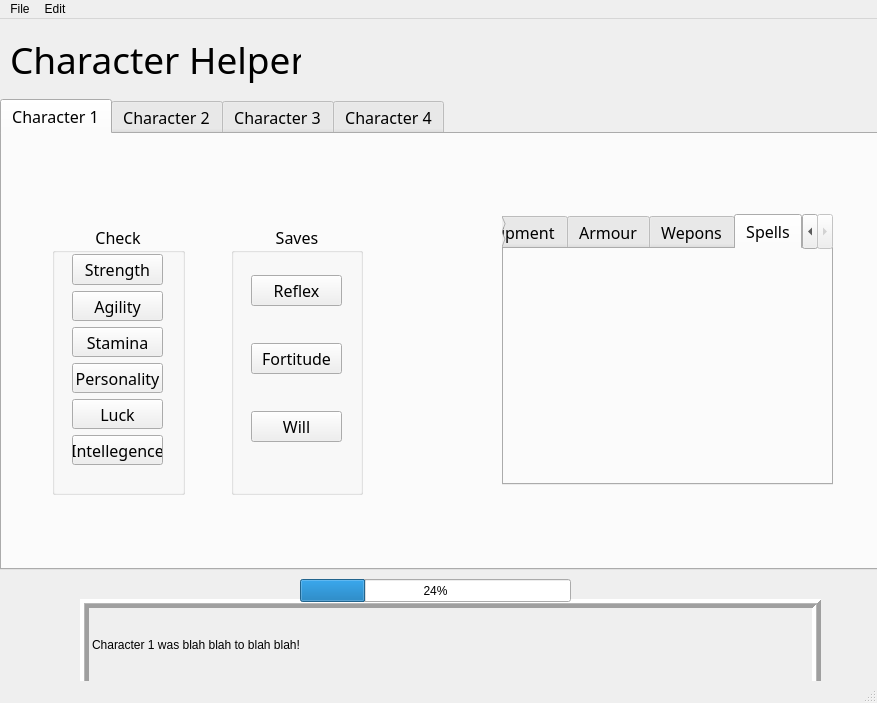
<?xml version="1.0" encoding="UTF-8"?>
<ui version="4.0">
 <class>MainWindow</class>
 <widget class="QMainWindow" name="MainWindow">
  <property name="geometry">
   <rect>
    <x>0</x>
    <y>0</y>
    <width>877</width>
    <height>703</height>
   </rect>
  </property>
  <property name="windowTitle">
   <string>MainWindow</string>
  </property>
  <widget class="QWidget" name="centralwidget">
   <widget class="QTabWidget" name="char2_2">
    <property name="geometry">
     <rect>
      <x>0</x>
      <y>80</y>
      <width>881</width>
      <height>471</height>
     </rect>
    </property>
    <property name="font">
     <font>
      <family>Agency FB</family>
      <pointsize>12</pointsize>
     </font>
    </property>
    <property name="cursor">
     <cursorShape>ArrowCursor</cursorShape>
    </property>
    <property name="mouseTracking">
     <bool>true</bool>
    </property>
    <property name="autoFillBackground">
     <bool>false</bool>
    </property>
    <property name="tabPosition">
     <enum>QTabWidget::North</enum>
    </property>
    <property name="tabShape">
     <enum>QTabWidget::Rounded</enum>
    </property>
    <property name="currentIndex">
     <number>0</number>
    </property>
    <property name="elideMode">
     <enum>Qt::ElideNone</enum>
    </property>
    <property name="tabsClosable">
     <bool>false</bool>
    </property>
    <property name="movable">
     <bool>false</bool>
    </property>
    <property name="tabBarAutoHide">
     <bool>false</bool>
    </property>
    <widget class="QWidget" name="char1">
     <attribute name="title">
      <string>Character 1</string>
     </attribute>
     <widget class="QWidget" name="horizontalLayoutWidget">
      <property name="geometry">
       <rect>
        <x>50</x>
        <y>90</y>
        <width>311</width>
        <height>271</height>
       </rect>
      </property>
      <layout class="QHBoxLayout" name="horizontalLayout">
       <item>
        <widget class="QGroupBox" name="groupBox">
         <property name="title">
          <string>Check</string>
         </property>
         <property name="alignment">
          <set>Qt::AlignCenter</set>
         </property>
         <property name="flat">
          <bool>false</bool>
         </property>
         <property name="checkable">
          <bool>false</bool>
         </property>
         <widget class="QWidget" name="verticalLayoutWidget">
          <property name="geometry">
           <rect>
            <x>20</x>
            <y>30</y>
            <width>91</width>
            <height>211</height>
           </rect>
          </property>
          <layout class="QVBoxLayout" name="verticalLayout">
           <item>
            <widget class="QPushButton" name="buttonStrength">
             <property name="styleSheet">
              <string notr="true">box-shadow: -2px 2px 0.5px 1px rgba(0, 0, 0, 0.25);</string>
             </property>
             <property name="text">
              <string>Strength</string>
             </property>
            </widget>
           </item>
           <item>
            <widget class="QPushButton" name="buttonAgility">
             <property name="text">
              <string>Agility</string>
             </property>
            </widget>
           </item>
           <item>
            <widget class="QPushButton" name="butonStamina">
             <property name="text">
              <string>Stamina</string>
             </property>
            </widget>
           </item>
           <item>
            <widget class="QPushButton" name="buttonPersonality">
             <property name="text">
              <string>Personality</string>
             </property>
            </widget>
           </item>
           <item>
            <widget class="QPushButton" name="buttonLuck">
             <property name="text">
              <string>Luck</string>
             </property>
            </widget>
           </item>
           <item>
            <widget class="QPushButton" name="buttonIntellegence">
             <property name="text">
              <string>Intellegence</string>
             </property>
            </widget>
           </item>
          </layout>
         </widget>
        </widget>
       </item>
       <item>
        <spacer name="horizontalSpacer">
         <property name="orientation">
          <enum>Qt::Horizontal</enum>
         </property>
         <property name="sizeType">
          <enum>QSizePolicy::Maximum</enum>
         </property>
         <property name="sizeHint" stdset="0">
          <size>
           <width>40</width>
           <height>20</height>
          </size>
         </property>
        </spacer>
       </item>
       <item>
        <widget class="QGroupBox" name="groupBox_2">
         <property name="title">
          <string>Saves</string>
         </property>
         <property name="alignment">
          <set>Qt::AlignCenter</set>
         </property>
         <property name="flat">
          <bool>false</bool>
         </property>
         <property name="checkable">
          <bool>false</bool>
         </property>
         <widget class="QWidget" name="verticalLayoutWidget_2">
          <property name="geometry">
           <rect>
            <x>20</x>
            <y>20</y>
            <width>91</width>
            <height>231</height>
           </rect>
          </property>
          <layout class="QVBoxLayout" name="verticalLayout_2">
           <item>
            <widget class="QPushButton" name="buttonReflexsave">
             <property name="text">
              <string>Reflex</string>
             </property>
            </widget>
           </item>
           <item>
            <widget class="QPushButton" name="buttonFortitude">
             <property name="text">
              <string>Fortitude</string>
             </property>
            </widget>
           </item>
           <item>
            <widget class="QPushButton" name="buttonWillSave">
             <property name="text">
              <string>Will</string>
             </property>
            </widget>
           </item>
          </layout>
         </widget>
        </widget>
       </item>
      </layout>
     </widget>
     <widget class="QTabWidget" name="wepons">
      <property name="geometry">
       <rect>
        <x>500</x>
        <y>80</y>
        <width>331</width>
        <height>271</height>
       </rect>
      </property>
      <property name="mouseTracking">
       <bool>true</bool>
      </property>
      <property name="tabPosition">
       <enum>QTabWidget::North</enum>
      </property>
      <property name="tabShape">
       <enum>QTabWidget::Rounded</enum>
      </property>
      <property name="currentIndex">
       <number>3</number>
      </property>
      <property name="movable">
       <bool>true</bool>
      </property>
      <widget class="QWidget" name="tab">
       <attribute name="title">
        <string>Equipment</string>
       </attribute>
      </widget>
      <widget class="QWidget" name="tab_2">
       <attribute name="title">
        <string>Armour</string>
       </attribute>
      </widget>
      <widget class="QWidget" name="tab_3">
       <attribute name="title">
        <string>Wepons</string>
       </attribute>
      </widget>
      <widget class="QWidget" name="tab_4">
       <attribute name="title">
        <string>Spells</string>
       </attribute>
      </widget>
     </widget>
    </widget>
    <widget class="QWidget" name="char2">
     <attribute name="title">
      <string>Character 2</string>
     </attribute>
    </widget>
    <widget class="QWidget" name="char3">
     <property name="cursor">
      <cursorShape>PointingHandCursor</cursorShape>
     </property>
     <property name="mouseTracking">
      <bool>true</bool>
     </property>
     <attribute name="title">
      <string>Character 3</string>
     </attribute>
    </widget>
    <widget class="QWidget" name="char4">
     <attribute name="title">
      <string>Character 4</string>
     </attribute>
    </widget>
   </widget>
   <widget class="QLabel" name="MessageBox">
    <property name="enabled">
     <bool>true</bool>
    </property>
    <property name="geometry">
     <rect>
      <x>80</x>
      <y>580</y>
      <width>741</width>
      <height>91</height>
     </rect>
    </property>
    <property name="frameShape">
     <enum>QFrame::Box</enum>
    </property>
    <property name="frameShadow">
     <enum>QFrame::Raised</enum>
    </property>
    <property name="lineWidth">
     <number>4</number>
    </property>
    <property name="midLineWidth">
     <number>1</number>
    </property>
    <property name="text">
     <string>Character 1 was blah blah to blah blah!</string>
    </property>
   </widget>
   <widget class="QLabel" name="header">
    <property name="geometry">
     <rect>
      <x>10</x>
      <y>0</y>
      <width>291</width>
      <height>81</height>
     </rect>
    </property>
    <property name="font">
     <font>
      <family>Papyrus</family>
      <pointsize>28</pointsize>
     </font>
    </property>
    <property name="text">
     <string>Character Helper</string>
    </property>
   </widget>
   <widget class="QProgressBar" name="progressBar">
    <property name="geometry">
     <rect>
      <x>300</x>
      <y>560</y>
      <width>271</width>
      <height>23</height>
     </rect>
    </property>
    <property name="value">
     <number>24</number>
    </property>
   </widget>
  </widget>
  <widget class="QMenuBar" name="menubar">
   <property name="geometry">
    <rect>
     <x>0</x>
     <y>0</y>
     <width>877</width>
     <height>22</height>
    </rect>
   </property>
   <widget class="QMenu" name="menuFile">
    <property name="title">
     <string>File</string>
    </property>
    <widget class="QMenu" name="menuOpen_Character">
     <property name="statusTip">
      <string>Loads a character from file</string>
     </property>
     <property name="title">
      <string>Load</string>
     </property>
     <addaction name="actionInstance"/>
     <addaction name="actionCharacter"/>
    </widget>
    <addaction name="actionNew_Character"/>
    <addaction name="menuOpen_Character"/>
    <addaction name="actionSave"/>
    <addaction name="actionSave_as"/>
    <addaction name="actionSave_Instance"/>
   </widget>
   <widget class="QMenu" name="menuEdit">
    <property name="title">
     <string>Edit</string>
    </property>
    <widget class="QMenu" name="menuEdit_Character">
     <property name="title">
      <string>Edit Character</string>
     </property>
     <addaction name="actionCurrent_Character"/>
     <addaction name="actionExisting_Character"/>
    </widget>
    <addaction name="menuEdit_Character"/>
   </widget>
   <addaction name="menuFile"/>
   <addaction name="menuEdit"/>
  </widget>
  <widget class="QStatusBar" name="statusbar"/>
  <action name="actionNew_Character">
   <property name="text">
    <string>New</string>
   </property>
   <property name="statusTip">
    <string>Creates a new character in a seperate tab</string>
   </property>
   <property name="shortcut">
    <string>Ctrl+N</string>
   </property>
  </action>
  <action name="actionCurrent_Character">
   <property name="text">
    <string>Current Character</string>
   </property>
  </action>
  <action name="actionExisting_Character">
   <property name="text">
    <string>Existing Character</string>
   </property>
  </action>
  <action name="actionIn_new_window">
   <property name="text">
    <string>In new window</string>
   </property>
  </action>
  <action name="actionIn_current_window">
   <property name="text">
    <string>In current window</string>
   </property>
  </action>
  <action name="actionSave">
   <property name="text">
    <string>Save Ctrl+S</string>
   </property>
   <property name="statusTip">
    <string>Saves current selected character</string>
   </property>
   <property name="shortcut">
    <string>Ctrl+S</string>
   </property>
  </action>
  <action name="actionSave_as">
   <property name="text">
    <string>Save as   Crtl+Shift+S</string>
   </property>
   <property name="statusTip">
    <string>Saves current slected character to a name of your choosing</string>
   </property>
   <property name="shortcut">
    <string>Ctrl+Shift+S</string>
   </property>
  </action>
  <action name="actionSave_Instance">
   <property name="text">
    <string>Save Instance</string>
   </property>
   <property name="statusTip">
    <string>Saves all characters in instance</string>
   </property>
  </action>
  <action name="actionInstance">
   <property name="text">
    <string>Instance</string>
   </property>
  </action>
  <action name="actionCharacter">
   <property name="text">
    <string>Character</string>
   </property>
  </action>
 </widget>
 <resources/>
 <connections>
  <connection>
   <sender>buttonIntellegence</sender>
   <signal>clicked(bool)</signal>
   <receiver>MessageBox</receiver>
   <slot>update()</slot>
   <hints>
    <hint type="sourcelabel">
     <x>118</x>
     <y>401</y>
    </hint>
    <hint type="destinationlabel">
     <x>450</x>
     <y>587</y>
    </hint>
   </hints>
  </connection>
 </connections>
</ui>
